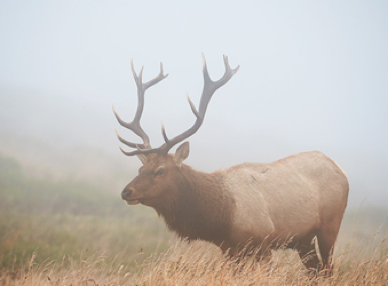
#> input picture VISION ARTIFICIAL/Taller2_vision/res/alce.png, 388 x 286 px
$ jupyter execute --allow-errors 'Actividades Semana 3.ipynb'   (shell and % lines are left out)
#> lines starting #> are read from the running program, lines starting #| are printed output that depends on the picture
# Actividades Semana 3

## Actividad 1.

Lea con OpenCV la imagen "alce.jpg" que está dentro de la carpeta "res". Conviértala a RGB y luego divídala en cuatro cuadrantes tales que el primer cuadrante muestre el color original de la imagen, el segundo muestre el canal azul únicamente, el tercero muestre el canal verde y el cuarto muestre el canal rojo.
<br>Debe obtener lo siguiente: </br>

[cell 1]
#img_slice = img[50:250,50:250] #Si nuestra imagen fuese a color, bastaría con añadir
                               #un tercer indice: img[50:250,50:250,:]
                               # : equivale a los valores mínimo y máximo del arreglo,
                               # nos permite conservar todos los valores en una dimensión dada
                               # y efectuar slicing en otra.
#plt.imshow(img_slice, cmap="gray")

[cell 2]
#Magic para mostrar imágenes en Jupyter usando matplotlib

import numpy as np
import cv2
import matplotlib.pyplot as plt
img = cv2.imread("res/alce.png", cv2.IMREAD_COLOR)
#> img is the input picture: shape (286, 388, 3); mean B, G, R 185, 190.6, 196.3
plt.imshow(img, cmap="gray") #gray, hot, jet...
img = cv2.cvtColor(img, cv2.COLOR_BGR2RGB)
#mostrar la imagen
plt.imshow(img)
shape=img.shape
#> shape = (286, 388, 3)
print(shape)
#| (286, 388, 3)

img[0:int(shape[0]/2),int(shape[1]/2):,0]=0
img[0:int(shape[0]/2),int(shape[1]/2):,1]=0

img[int(shape[0]/2):,int(shape[1]/2):,1]=0
img[int(shape[0]/2):,int(shape[1]/2):,2]=0

img[int(shape[0]/2):,0:int(shape[1]/2),0]=0
img[int(shape[0]/2):,0:int(shape[1]/2),2]=0
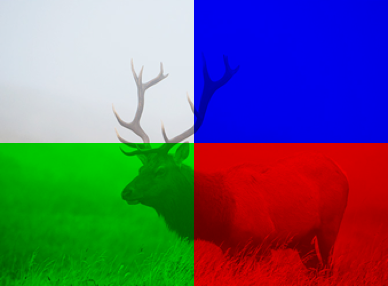
#> img: shape (286, 388, 3); mean R, G, B 99.1, 94.4, 115.4

plt.imshow(img)
#> figure, not shown here; B, G, R data is drawn as R, G, B

## Actividad 2.

Algunos problemas de visión artificial, suelen abordarse mediante el estudio de los canales de los espacios de color, algunos de ellos: RGB, HSV, LAB, YUV y XYZ.

<br>Lea la imagen "frutas.jpg" que se encuentra en la carpeta "res" y realice un subplot que muestre la imagen en cada uno de los canales que conforman los espacios de color nombrados anteriormente. Adicionalmente muestre la imagen en escala de grises</br>

<br><b>Recuerde colocar título y subtitulos a las figuras.</b></br>

¿Qué método propondría usted para diferenciar cada uno de los canales pertenecientes a los diferentes espacios de color? ¿Cómo las diferenciaría de la imagen en escala de grises?

[cell 3]
import numpy as np
import cv2
import matplotlib.pyplot as plt

fig, ((ax, ax1,ax2),(ax3,ax4,ax5)) = plt.subplots(2,3, figsize=(16,10))
fig.suptitle('sistemas de color', fontsize=20)
fig1, (i1,i2,i3) = plt.subplots(1,3, figsize=(16,6))
fig1.suptitle('canales RGB', fontsize=20)
fig2, (HSV1,HSV2,HSV3) = plt.subplots(1,3, figsize=(16,6))
fig2.suptitle('canales HSV', fontsize=20)
fig3, (LAB1,LAB2,LAB3) = plt.subplots(1,3, figsize=(16,6))
fig3.suptitle('canales LAB', fontsize=20)
fig4, (YUV1,YUV2,YUV3) = plt.subplots(1,3, figsize=(16,6))
fig4.suptitle('canales YUV', fontsize=20)
fig5, (XYZ1,XYZ2,XYZ3) = plt.subplots(1,3, figsize=(16,6))
fig5.suptitle('canales XYZ', fontsize=20)
fig6, (A1,A2,A3) = plt.subplots(1,3, figsize=(16,6))
fig6.suptitle('escala de grises', fontsize=20)


img = cv2.imread("res/frutas.jpg", cv2.IMREAD_COLOR)
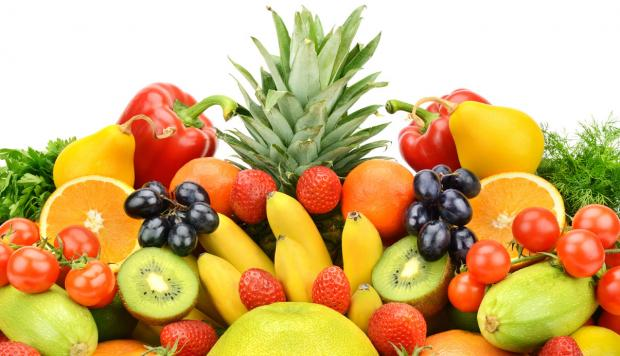
#> input picture VISION ARTIFICIAL/Taller2_vision/res/frutas.jpg, 620 x 356 px
#> img is the input picture: shape (356, 620, 3); mean B, G, R 113.7, 174.4, 208.1
img = cv2.cvtColor(img, cv2.COLOR_BGR2RGB)
ax.imshow(img,aspect='auto')
ax.set_title('SISTEMA RGB')
imgr=img[:,:,0]
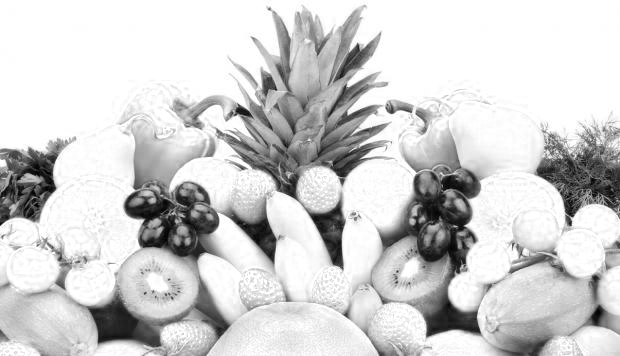
#> imgr: shape (356, 620); min 0, max 255, mean 208.1
imgg=img[:,:,1]
imgb=img[:,:,2]
i1.imshow(imgr,aspect='auto',cmap='Reds')
i1.set_title('sistema RGB canal R')
i2.imshow(imgg,aspect='auto',cmap='Greens')
i2.set_title('sistema RGB canal G')
i3.imshow(imgb,aspect='auto',cmap='Blues')
i3.set_title('sistema RGB canal B')

img1 = cv2.imread("res/frutas.jpg", cv2.IMREAD_COLOR)
img1 = cv2.cvtColor(img1, cv2.COLOR_BGR2HSV)
#> img1: shape (356, 620, 3); mean H, S, V 22.6, 128.4, 212.3
ax1.imshow(img1,aspect='auto')
ax1.set_title('SISTEMA HSV')
imgH=img1[:,:,0]
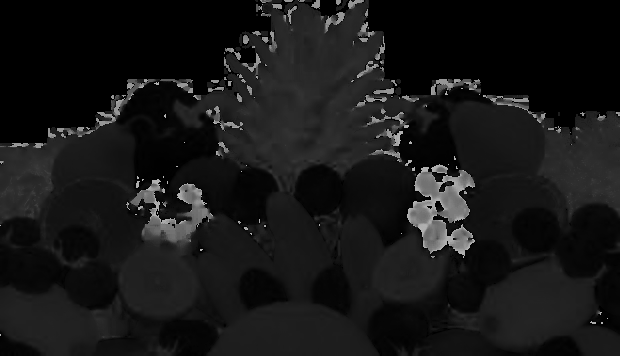
#> imgH: shape (356, 620); min 0, max 179, mean 22.6
imgS=img1[:,:,1]
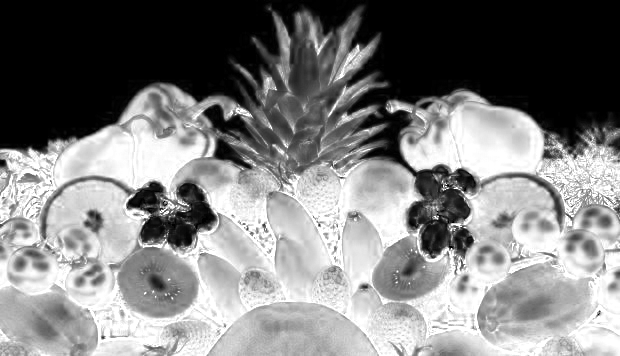
#> imgS: shape (356, 620); min 0, max 255, mean 128.4
imgV=img1[:,:,2]
HSV1.imshow(imgH,aspect='auto',cmap='gray')
HSV1.set_title('sistema HSV canal H')
HSV2.imshow(imgS,aspect='auto',cmap='gray')
HSV2.set_title('sistema HSV canal S')
HSV3.imshow(imgV,aspect='auto',cmap='gray')
HSV3.set_title('sistema HSV canal V')

img2 = cv2.imread("res/frutas.jpg", cv2.IMREAD_COLOR)
img2 = cv2.cvtColor(img2, cv2.COLOR_BGR2LAB)
#> img2: shape (356, 620, 3); mean of channels 0, 1, 2 187.7, 134.7, 163.4
ax2.imshow(img2,aspect='auto')
ax2.set_title('SISTEMA LAB')
imgL=img2[:,:,0]
imgA=img2[:,:,1]
imgB=img2[:,:,2]
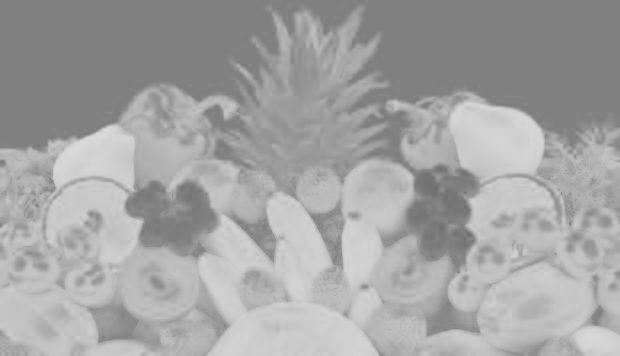
#> imgB: shape (356, 620); min 111, max 218, mean 163.4
LAB1.imshow(imgL,aspect='auto',cmap='gray')
LAB1.set_title('sistema LAB canal L')
LAB2.imshow(imgA,aspect='auto',cmap='gray')
LAB2.set_title('sistema LAB canal A')
LAB3.imshow(imgB,aspect='auto',cmap='gray')
LAB3.set_title('sistema LAB canal B')

img3 = cv2.imread("res/frutas.jpg", cv2.IMREAD_COLOR)
img3 = cv2.cvtColor(img3, cv2.COLOR_BGR2YUV)
#> img3: shape (356, 620, 3); mean of channels 0, 1, 2 177.5, 96.6, 154.8
ax3.imshow(img3,aspect='auto')
ax3.set_title('SISTEMA YUV')
imgY=img3[:,:,0]
imgU=img3[:,:,1]
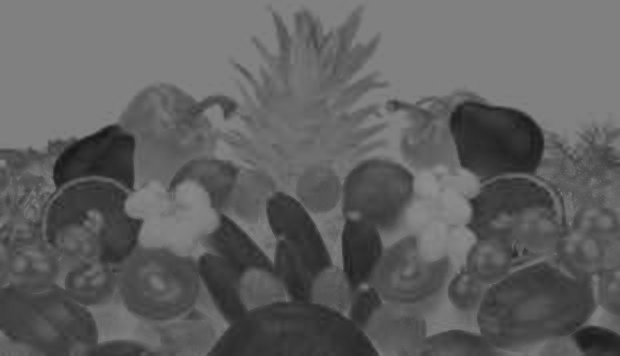
#> imgU: shape (356, 620); min 24, max 142, mean 96.6
imgV=img3[:,:,2]
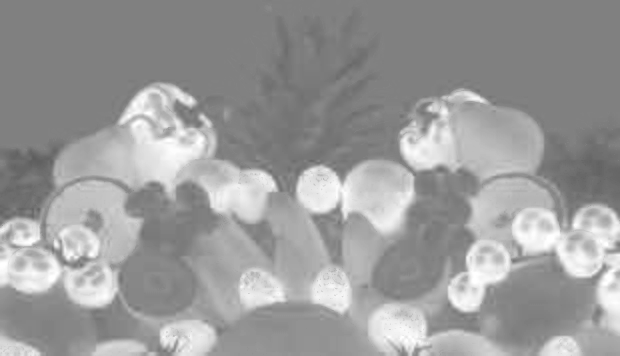
#> imgV: shape (356, 620); min 93, max 255, mean 154.8
YUV1.imshow(imgY,aspect='auto',cmap='gray')
YUV1.set_title('sistema YUV canal Y')
YUV2.imshow(imgU,aspect='auto',cmap='gray')
YUV2.set_title('sistema YUV canal U')
YUV3.imshow(imgV,aspect='auto',cmap='gray')
YUV3.set_title('sistema YUV canal V')

img4 = cv2.imread("res/frutas.jpg", cv2.IMREAD_COLOR)
img4 = cv2.cvtColor(img4, cv2.COLOR_BGR2XYZ)
#> img4: shape (356, 620, 3); mean of channels 0, 1, 2 168.6, 177.2, 126.8
ax4.imshow(img4,aspect='auto')
ax4.set_title('SISTEMA XYZ')
imgX1=img4[:,:,0]
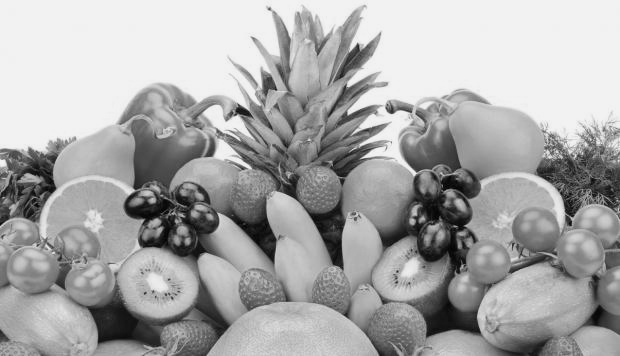
#> imgX1: shape (356, 620); min 0, max 242, mean 168.6
imgX2=img4[:,:,1]
imgX3=img4[:,:,2]
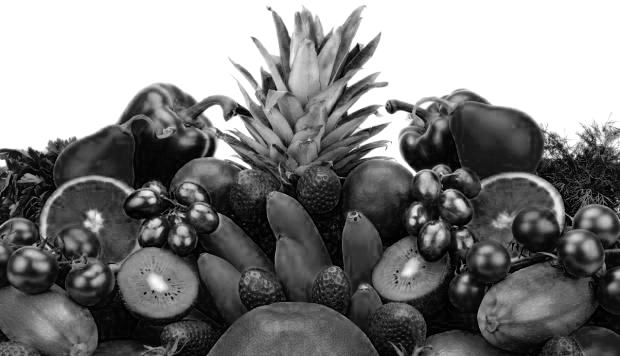
#> imgX3: shape (356, 620); min 0, max 255, mean 126.8
XYZ1.imshow(imgX1,aspect='auto',cmap='gray')
XYZ1.set_title('sistema XYZ canal X')
XYZ2.imshow(imgX2,aspect='auto',cmap='gray')
XYZ2.set_title('sistema XYZ canal Y')
XYZ3.imshow(imgX3,aspect='auto',cmap='gray')
XYZ3.set_title('sistema XYZ canal Z')

img5 = cv2.imread("res/frutas.jpg", cv2.IMREAD_COLOR)
img5 = cv2.cvtColor(img5, cv2.COLOR_BGR2RGB)
img6=  cv2.imread("res/frutas.jpg", cv2.IMREAD_GRAYSCALE)
#> img6: shape (356, 620); min 0, max 255, mean 177.6
ax5.imshow(img6,aspect='auto',cmap='gray')
ax5.set_title('ESCALA DE GRISES')
imgY1=img5[:,:,0]
imgY2=img5[:,:,1]
imgY3=img5[:,:,2]
A1.imshow(imgY1,aspect='auto',cmap='gray')
A1.set_title('escala de grises canal R')
A2.imshow(imgY2,aspect='auto',cmap='gray')
A2.set_title('escala de grises canal G')
A3.imshow(imgY3,aspect='auto',cmap='gray')
A3.set_title('escala de grises canal B')
